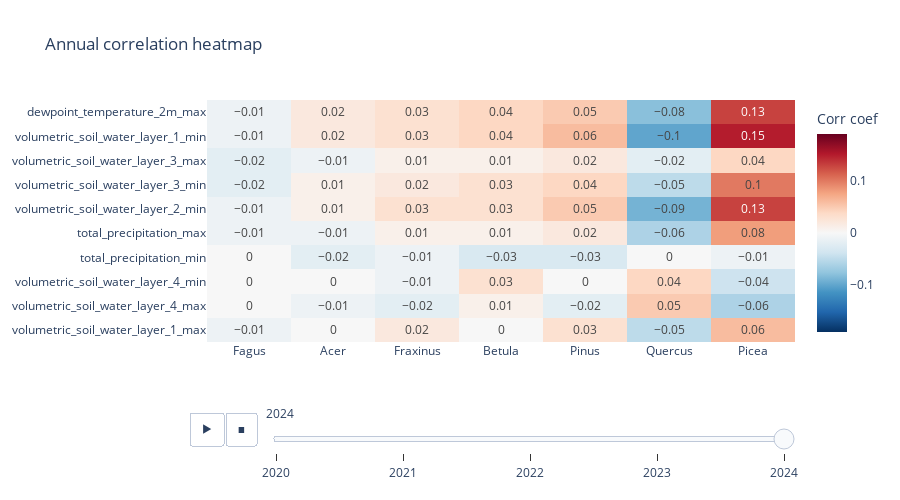

The code cell stored with this chart in its notebook:
### Code cell
top_genus = pd.concat(corrs).abs().agg('max').sort_values().index[:14].tolist()
top_climate = pd.concat(corrs).T.abs().agg('max').sort_values().index[:14].tolist()

zmax = max([corr.abs().max().max() for corr in corrs])
fig = px.imshow(
    np.array([corr[top_genus].loc[top_climate] for corr in corrs]),
    animation_frame=0,
    labels=dict(color="Corr coef"),
    x=top_genus,
    y=top_climate,
    title='Annual correlation heatmap',
    color_continuous_scale='RdBu_r',
    text_auto=True, aspect='auto', 
    zmin=-zmax, 
    zmax=zmax, 
    height=500
)
fig.layout.sliders[0]['currentvalue']['prefix'] = ''
for year, step in zip(eval_years, fig.layout.sliders[0].steps):
    step.label = str(year)
fig

### Figure 1 — Plotly figure (JSON) as saved in the notebook; plotly's stock layout.template omitted (floating-point values rounded to 4 significant figures)
{"data": [{"coloraxis": "coloraxis", "hovertemplate": "x: %{x}<br>y: %{y}<br>Corr coef: %{z}<extra></extra>", "name": "4", "texttemplate": "%{z}", "type": "heatmap", "x": ["Fagus", "Acer", "Fraxinus", "Betula", "Pinus", "Quercus", "Picea"], "xaxis": "x", "y": ["dewpoint_temperature_2m_max", "volumetric_soil_water_layer_1_min", "volumetric_soil_water_layer_3_max", "volumetric_soil_water_layer_3_min", "volumetric_soil_water_layer_2_min", "total_precipitation_max", "total_precipitation_max", "total_precipitation_min", "volumetric_soil_water_layer_4_min", "volumetric_soil_water_layer_3_min", "total_precipitation_min", "volumetric_soil_water_layer_4_max", "volumetric_soil_water_layer_1_max", "total_precipitation_max"], "yaxis": "y", "z": [[-0.01, 0.02, 0.03, 0.04, 0.05, -0.08, 0.13], [-0.01, 0.02, 0.03, 0.04, 0.06, -0.1, 0.15], [-0.02, -0.01, 0.01, 0.01, 0.02, -0.02, 0.04], [-0.02, 0.01, 0.02, 0.03, 0.04, -0.05, 0.1], [-0.01, 0.01, 0.03, 0.03, 0.05, -0.09, 0.13], [-0.01, -0.01, 0.01, 0.01, 0.02, -0.06, 0.08], [-0.01, -0.01, 0.01, 0.01, 0.02, -0.06, 0.08], [0, -0.02, -0.01, -0.03, -0.03, 0, -0.01], [0, 0, -0.01, 0.03, 0, 0.04, -0.04], [-0.02, 0.01, 0.02, 0.03, 0.04, -0.05, 0.1], [0, -0.02, -0.01, -0.03, -0.03, 0, -0.01], [0, -0.01, -0.02, 0.01, -0.02, 0.05, -0.06], [-0.01, 0, 0.02, 0, 0.03, -0.05, 0.06], [-0.01, -0.01, 0.01, 0.01, 0.02, -0.06, 0.08]]}], "layout": {"autosize": true, "coloraxis": {"cmax": 0.19, "cmin": -0.19, "colorbar": {"title": {"text": "Corr coef"}}, "colorscale": [[0, "rgb(5,48,97)"], [0.1, "rgb(33,102,172)"], [0.2, "rgb(67,147,195)"], [0.3, "rgb(146,197,222)"], [0.4, "rgb(209,229,240)"], [0.5, "rgb(247,247,247)"], [0.6, "rgb(253,219,199)"], [0.7, "rgb(244,165,130)"], [0.8, "rgb(214,96,77)"], [0.9, "rgb(178,24,43)"], [1, "rgb(103,0,31)"]]}, "height": 500, "sliders": [{"active": 4, "currentvalue": {"prefix": ""}, "len": 0.9, "pad": {"b": 10, "t": 60}, "steps": [{"args": [["0"], {"frame": {"duration": 0, "redraw": true}, "fromcurrent": true, "mode": "immediate", "transition": {"duration": 0, "easing": "linear"}}], "label": "2020", "method": "animate"}, {"args": [["1"], {"frame": {"duration": 0, "redraw": true}, "fromcurrent": true, "mode": "immediate", "transition": {"duration": 0, "easing": "linear"}}], "label": "2021", "method": "animate"}, {"args": [["2"], {"frame": {"duration": 0, "redraw": true}, "fromcurrent": true, "mode": "immediate", "transition": {"duration": 0, "easing": "linear"}}], "label": "2022", "method": "animate"}, {"args": [["3"], {"frame": {"duration": 0, "redraw": true}, "fromcurrent": true, "mode": "immediate", "transition": {"duration": 0, "easing": "linear"}}], "label": "2023", "method": "animate"}, {"args": [["4"], {"frame": {"duration": 0, "redraw": true}, "fromcurrent": true, "mode": "immediate", "transition": {"duration": 0, "easing": "linear"}}], "label": "2024", "method": "animate"}], "x": 0.1, "xanchor": "left", "y": 0, "yanchor": "top"}], "title": {"text": "Annual correlation heatmap"}, "updatemenus": [{"buttons": [{"args": [null, {"frame": {"duration": 500, "redraw": true}, "fromcurrent": true, "mode": "immediate", "transition": {"duration": 500, "easing": "linear"}}], "label": "&#9654;", "method": "animate"}, {"args": [[null], {"frame": {"duration": 0, "redraw": true}, "fromcurrent": true, "mode": "immediate", "transition": {"duration": 0, "easing": "linear"}}], "label": "&#9724;", "method": "animate"}], "direction": "left", "pad": {"r": 10, "t": 70}, "showactive": false, "type": "buttons", "x": 0.1, "xanchor": "right", "y": 0, "yanchor": "top"}], "xaxis": {"anchor": "y", "autorange": true, "domain": [0, 1], "range": [-0.5, 6.5], "type": "category"}, "yaxis": {"anchor": "x", "autorange": "reversed", "domain": [0, 1], "range": [9.5, -0.5], "type": "category"}}}
